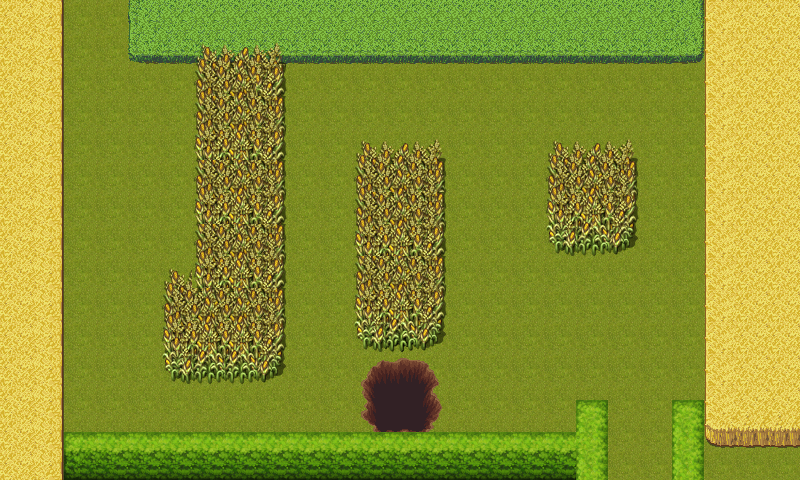

Below is a game level as drawn by its tile map, then a one-line description and the .tmx that defines it (tile-layer data replaced by summaries):
An orthogonal 25x15 tile map with 32x32 px tiles, 3 tile layers (ground1, ground2, terrain1), 3 tilesets and 25 objects (2x ghost1, 2x ghost2, portal2, portal1, portal3, ...).

<map version="1.0" tiledversion="1.1.3" orientation="orthogonal" renderorder="right-up" width="25" height="15" tilewidth="32" tileheight="32" infinite="0" nextobjectid="30">
 <properties>
  <property name="music" value="THEME_EASTLANDS" />
 </properties>
 <tileset firstgid="1" source="terrain.tsx" />
 <tileset firstgid="1025" source="Celianna_TileA2.tsx" />
 <tileset firstgid="1505" source="autum_schwarzena.tsx" />
 <layer name="ground1" width="25" height="15">
  <data>[375 cells, 375 non-empty, 1 distinct tile ids]</data>
 </layer>
 <layer name="ground2" width="25" height="15">
  <data>[375 cells, 137 non-empty, 24 distinct tile ids]</data>
 </layer>
 <layer name="terrain1" width="25" height="15">
  <data>[375 cells, 90 non-empty, 19 distinct tile ids]</data>
 </layer>
 <objectgroup name="interactions">
  <object id="4" name="ghost1" x="661" y="305" width="32" height="32" />
  <object id="5" name="ghost2" x="158" y="188" width="32" height="32" />
  <object id="20" name="portal2" x="83" y="32" width="32" height="32" />
  <object id="21" name="portal1" x="625" y="427" width="32" height="32" />
  <object id="22" name="portal3" x="385" y="372" width="32" height="32" />
 </objectgroup>
 <objectgroup name="collision">
  <object id="12" x="0" y="1">
   <polygon points="0,0 64,-2 60,477 -1,475" />
  </object>
  <object id="13" x="55" y="450">
   <polygon points="0,0 0,27 522,29 517,-2" />
  </object>
  <object id="14" x="580" y="423">
   <polygon points="0,0 -2,57 30,56 24,0" />
  </object>
  <object id="15" x="675" y="427">
   <polygon points="0,0 0,53 29,53 33,-4" />
  </object>
  <object id="16" x="706" y="-1">
   <polygon points="0,0 1,481 95,479 92,1" />
  </object>
  <object id="17" x="131" y="2">
   <polygon points="0,0 0,59 578,62 577,-2" />
  </object>
  <object id="18" x="613" y="466">
   <polygon points="0,0 -1,15 66,13 66,-3" />
  </object>
  <object id="19" x="66" y="1">
   <polygon points="0,0 0,30 64,32 65,-1" />
  </object>
  <object id="25" x="199" y="56">
   <polygon points="0,0 -3,236 -32,237 -33,301 -28,327 69,326 85,316 84,-1" />
  </object>
  <object id="26" x="358" y="175">
   <polygon points="0,-7 86,-6 85,165 68,175 9,175 -2,151" />
  </object>
  <object id="27" x="548" y="173">
   <polygon points="0,-6 0,60 16,77 81,76 90,62 88,-6" />
  </object>
 </objectgroup>
 <objectgroup name="items">
  <object id="29" name="VialBlue" type="ITEM" gid="46" x="532" y="347" width="32" height="32" />
 </objectgroup>
 <objectgroup name="zindex">
  <object id="6" x="197" y="59">
   <polygon points="0,-10 0,206 -30,204 -33,300 -25,325 81,325 92,304 87,11 72,-7" />
  </object>
  <object id="7" x="356" y="151">
   <polygon points="0,-16 -1,201 89,201 89,-15" />
  </object>
  <object id="8" x="549" y="149">
   <polygon points="0,-17 -1,106 89,105 86,-14" />
  </object>
  <object id="9" x="57" y="427">
   <polygon points="0,0 1,51 518,52 517,2" />
  </object>
  <object id="10" x="579" y="401">
   <polygon points="0,0 -3,75 31,76 27,2" />
  </object>
  <object id="11" x="674" y="403">
   <polygon points="0,0 0,73 30,73 31,0" />
  </object>
 </objectgroup>
 <objectgroup name="path">
  <object id="1" name="ghost2" x="159" y="81">
   <polyline points="0,0 -82,0 -80,144 -2,143 0,1" />
  </object>
  <object id="2" name="ghost1" x="662" y="380">
   <polyline points="0,0 -195,0 -196,-92 -4,-92 0,0" />
  </object>
 </objectgroup>
</map>
